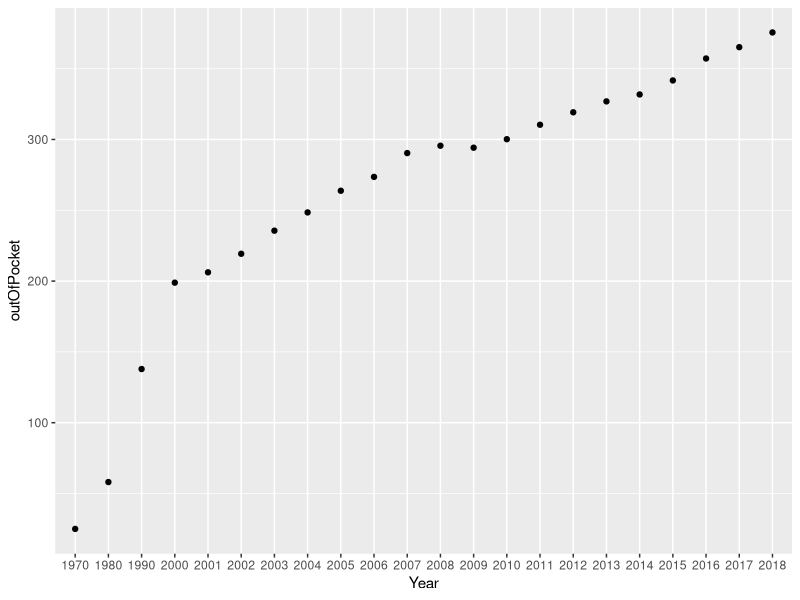

The R source for this figure: (Note: this script raises an error after producing the figure.)
#library imports
library(tidyverse)
library(tidyr)
library(dplyr)
library(readr)
library(ggplot2)

slide5_data <- read_csv("Table 06 Personal Health Care Expenditures.csv")
#takes the second row and makes it the column headers as characters
names(slide5_data) <- lapply(slide5_data[2, ], as.character)

#removes the following lines
slide5_data <- slide5_data[-1:-3,]

#removes the 3 empty columns
slide5_data <- slide5_data[,-10:-12]

#remove rows at the end
slide5_data <- slide5_data[-23:-113,]

#rename all of the column headers to be one word
slide5_data <- rename(slide5_data, total = "Total1")
slide5_data <- rename(slide5_data, outOfPocket = "Out of Pocket")
slide5_data <- rename(slide5_data, healthInsurance = "Health Insurance2")
slide5_data <- rename(slide5_data, privateHealthInsurance = "Private Health Insurance")
slide5_data <- rename(slide5_data, medicare = "Medicare")
slide5_data <- rename(slide5_data, medicaid = "Medicaid")
slide5_data <- rename(slide5_data, otherHealthInsurancePrograms = "Other Health Insurance Programs3")
slide5_data <- rename(slide5_data, otherThirdPartyPayers = "Other Third Party Payers4")

#removes all of the "$"
slide5_data$total <- gsub("$", "", slide5_data$total, fixed = TRUE)
slide5_data$outOfPocket <- gsub("$", "", slide5_data$outOfPocket, fixed = TRUE)
slide5_data$healthInsurance <- gsub("$", "", slide5_data$healthInsurance, fixed = TRUE)
slide5_data$privateHealthInsurance <- gsub("$", "", slide5_data$privateHealthInsurance, fixed = TRUE)
slide5_data$medicare <- gsub("$", "", slide5_data$medicare, fixed = TRUE)
slide5_data$medicaid <- gsub("$", "", slide5_data$medicaid, fixed = TRUE)
slide5_data$otherHealthInsurancePrograms <- gsub("$", "", slide5_data$otherHealthInsurancePrograms, fixed = TRUE)
slide5_data$otherThirdPartyPayers <- gsub("$", "", slide5_data$otherThirdPartyPayers, fixed = TRUE)

#removes all of the ","
slide5_data$total <- gsub(",", "", slide5_data$total, fixed = TRUE)
slide5_data$outOfPocket <- gsub(",", "", slide5_data$outOfPocket, fixed = TRUE)
slide5_data$healthInsurance <- gsub(",", "", slide5_data$healthInsurance, fixed = TRUE)
slide5_data$privateHealthInsurance <- gsub(",", "", slide5_data$privateHealthInsurance, fixed = TRUE)
slide5_data$medicare <- gsub(",", "", slide5_data$medicare, fixed = TRUE)
slide5_data$medicaid <- gsub(",", "", slide5_data$medicaid, fixed = TRUE)
slide5_data$otherHealthInsurancePrograms <- gsub(",", "", slide5_data$otherHealthInsurancePrograms, fixed = TRUE)
slide5_data$otherThirdPartyPayers <- gsub(",", "", slide5_data$otherThirdPartyPayers, fixed = TRUE)

#make all of the columns numeric
slide5_data <- mutate(slide5_data, total = as.numeric(total))
slide5_data <- mutate(slide5_data, outOfPocket = as.numeric(outOfPocket))
slide5_data <- mutate(slide5_data, healthInsurance = as.numeric(healthInsurance))
slide5_data <- mutate(slide5_data, privateHealthInsurance = as.numeric(privateHealthInsurance))
slide5_data <- mutate(slide5_data, medicare = as.numeric(medicare))
slide5_data <- mutate(slide5_data, medicaid = as.numeric(medicaid))
slide5_data <- mutate(slide5_data, otherHealthInsurancePrograms = as.numeric(otherHealthInsurancePrograms))
slide5_data <- mutate(slide5_data, otherThirdPartyPayers = as.numeric(otherThirdPartyPayers))

#graph
ggplot(slide5_data, aes(Year, outOfPocket)) +
   geom_point()

df %>% select(Year, total, outOfPocket, healthInsurance, privateHealthInsurance, medicare, medicaid, otherHealthInsurancePrograms, otherThirdPartyPayers) %>%
  pivot_longer(., cols = c(num1,num2), names_to = "Var", values_to = "Val")

# 
# ggplot(slide5_data, aes(Year, total)) +
#   geom_point()

# ggplot(slide5_data, aes(Year, total)) +
#   geom_point()

# slide5_data %>% tidyr::gather("id", "value", 1:9) %>% 
#   ggplot(., aes(slide5_data, value))+
#   geom_point()+
#   geom_smooth(method = "lm", se=FALSE, color="black")



# tidy_slide5 <- gather(slide5[1:9])
#                     key = "year",
#                     value = "USD",
#                     2:25) %>%
#    rename(State = "Region/state of residence") %>%
#    filter(!is.na(USD)) %>%
#    mutate(Year = as.numeric(year)) %>%
#    select(-(year))
 
# 
# 
# tidy_slide3 <- tidy_slide3 %>%
#   mutate(dollars = as.numeric(USD)) %>%
#   select(-(USD))
# 
# US <- tidy_slide3 %>%
#   filter(State == "United States")
# 
# ggplot(US, aes(Year, dollars)) +
#   geom_line()
# 
# regions <- tidy_slide3 %>%
#   filter(State == "New England" | State == "Mideast" | State == "Great Lakes" |
#            State == "Plains" | State == "Southeast" | State == "Southwest" | 
#            State == "Rocky Mountains" | State == "Far West")
# 
# ggplot(regions, aes(Year, dollars, color = State)) +
#   geom_line()
# 
# states <- tidy_slide3 %>%
#   filter(State == "New York" | State == "Illinois" | State == "Virginia")
# 
# ggplot(states, aes(Year, dollars, color = State)) +
#   geom_line()